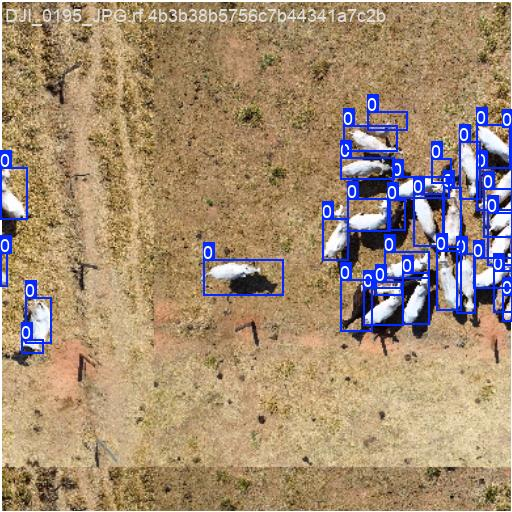
#> input picture runs/detect/train/train_batch0.jpg, 512 x 512 px; its folder holds only this picture in this run
$ python -i extract_image_metrics.py   (imports and definitions only)   (older library calls are emulated)
#> lines starting #> are read from the running program, lines starting #| are printed output that depends on the picture
from __future__ import annotations
from dataclasses import dataclass, asdict
from pathlib import Path
import json
import cv2
import numpy as np

@dataclass
class ImgMetrics:
    file: str
    w: int
    h: int
    brightness_mean: float
    brightness_std: float
    contrast_std: float
    sharpness_lap_var: float
    pct_black: float
    pct_white: float
    entropy: float

def _entropy(gray: np.ndarray) -> float:
    hist = cv2.calcHist([gray], [0], None, [256], [0, 256]).ravel()
    p = hist / (hist.sum() + 1e-12)
    p = p[p > 0]
    return float(-(p * np.log2(p)).sum())

def extract_metrics(image_path: Path) -> ImgMetrics:
#> called with image_path = '../runs/detect/train/train_batch0.jpg'
    img = cv2.imread(str(image_path))
#> img is the input picture: shape (512, 512, 3); mean B, G, R 115.2, 141.1, 163.8
    if img is None:
        raise ValueError(f"Não consegui ler imagem: {image_path}")

    h, w = img.shape[:2]
#> h = 512; w = 512
    gray = cv2.cvtColor(img, cv2.COLOR_BGR2GRAY)
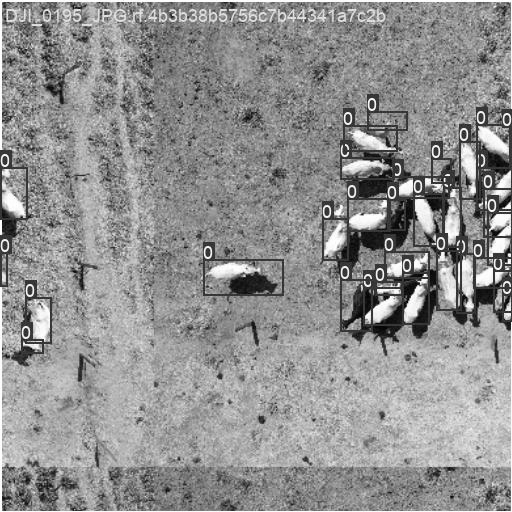
#> gray: shape (512, 512); min 1, max 255, mean 144.9

    brightness_mean = float(np.mean(gray))
#> brightness_mean = 144.9
    brightness_std  = float(np.std(gray))
#> brightness_std = 45.04
    contrast_std    = brightness_std  # mesma coisa aqui (std do gray)
#> contrast_std = 45.04
    sharpness       = float(cv2.Laplacian(gray, cv2.CV_64F).var())
#> sharpness = 3721.7

    # “black crush” e “white clip”
    pct_black = float((gray <= 5).mean() * 100.0)
#> pct_black = 0.0381
    pct_white = float((gray >= 250).mean() * 100.0)
#> pct_white = 1.25

    ent = _entropy(gray)
#> in _entropy, `hist = cv2.calcHist([gray], [0], None, [256], [0, 256]).ravel()`: hist = 256 values, max 3062 at index 148, min 0 at index 0, mean 1024
#> in _entropy, `p = hist / (hist.sum() + 1e-12)`: p = 256 values, max 0.0117 at index 148, min 0 at index 0, mean 0.00391
#> in _entropy, `p = p[p > 0]`: p = 255 values, max 0.0117 at index 147, min 1.91e-05 at index 0, mean 0.00392
#> ent = 7.38

    return ImgMetrics(
        file=str(image_path),
        w=w, h=h,
        brightness_mean=brightness_mean,
        brightness_std=brightness_std,
        contrast_std=contrast_std,
        sharpness_lap_var=sharpness,
        pct_black=pct_black,
        pct_white=pct_white,
        entropy=ent,
    )

# [46 lines left out: functions score_against_profile, classify, not called in this run]

>>> result = extract_metrics('../runs/detect/train/train_batch0.jpg')

$ run again, on runs/detect/train/train_batch1.jpg
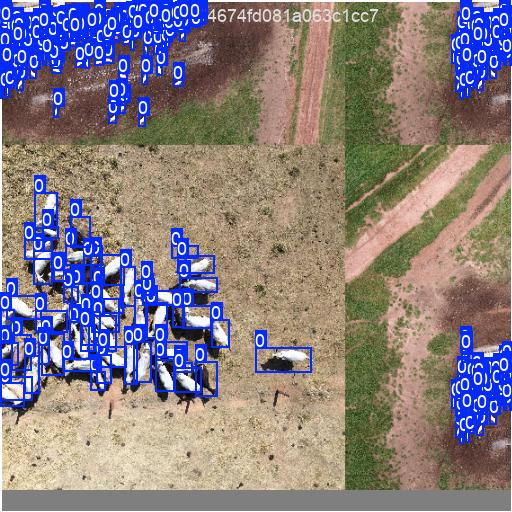
#> input picture runs/detect/train/train_batch1.jpg, 512 x 512 px
#> in extract_metrics, img is the input picture: shape (512, 512, 3); mean B, G, R 131, 126.5, 136.1
#> in extract_metrics, `gray = cv2.cvtColor(img, cv2.COLOR_BGR2GRAY)`:
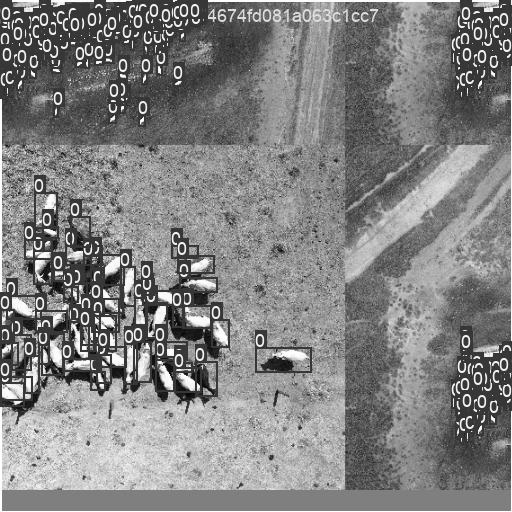
#> gray: shape (512, 512); min 0, max 255, mean 129.9
#> brightness_mean = 129.9
#> brightness_std = 52.53
#> sharpness = 6650.8
#> pct_black = 0.0214
#> pct_white = 1.14
#> hist = 256 values, max 7340 at index 127, min 1 at index 0, mean 1024
#> p = 256 values, max 0.028 at index 127, min 3.81e-06 at index 0, mean 0.00391
#> ent = 7.64

$ run again, on runs/detect/train/train_batch2.jpg
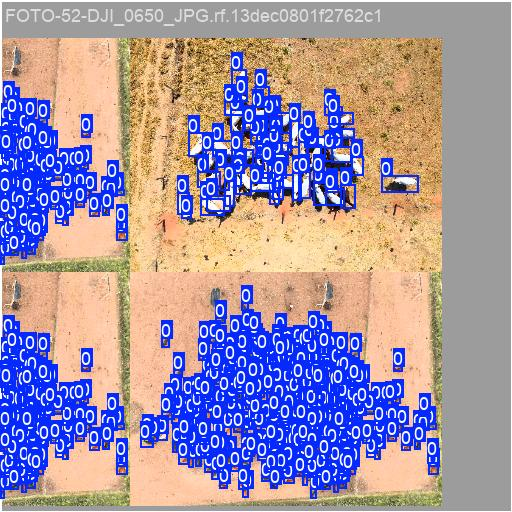
#> input picture runs/detect/train/train_batch2.jpg, 512 x 512 px
#> in extract_metrics, img is the input picture: shape (512, 512, 3); mean B, G, R 167.5, 147.3, 161
#> in extract_metrics, `gray = cv2.cvtColor(img, cv2.COLOR_BGR2GRAY)`:
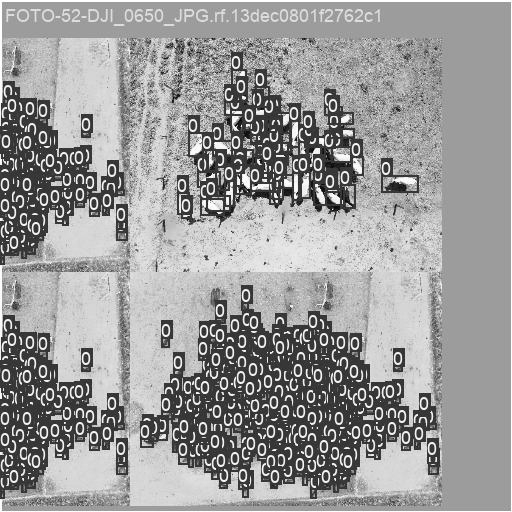
#> gray: shape (512, 512); min 1, max 255, mean 153.7
#> brightness_mean = 153.7
#> brightness_std = 60.16
#> sharpness = 9979.2
#> pct_black = 0.0042
#> pct_white = 1.06
#> hist = 256 values, max 36625 at index 156, min 0 at index 0, mean 1024
#> in _entropy, `p = hist / (hist.sum() + 1e-12)`: p = 256 values, max 0.14 at index 156, min 0 at index 0, mean 0.00391
#> in _entropy, `p = p[p > 0]`: p = 254 values, max 0.14 at index 154, min 3.81e-06 at index 1, mean 0.00394
#> ent = 6.92
